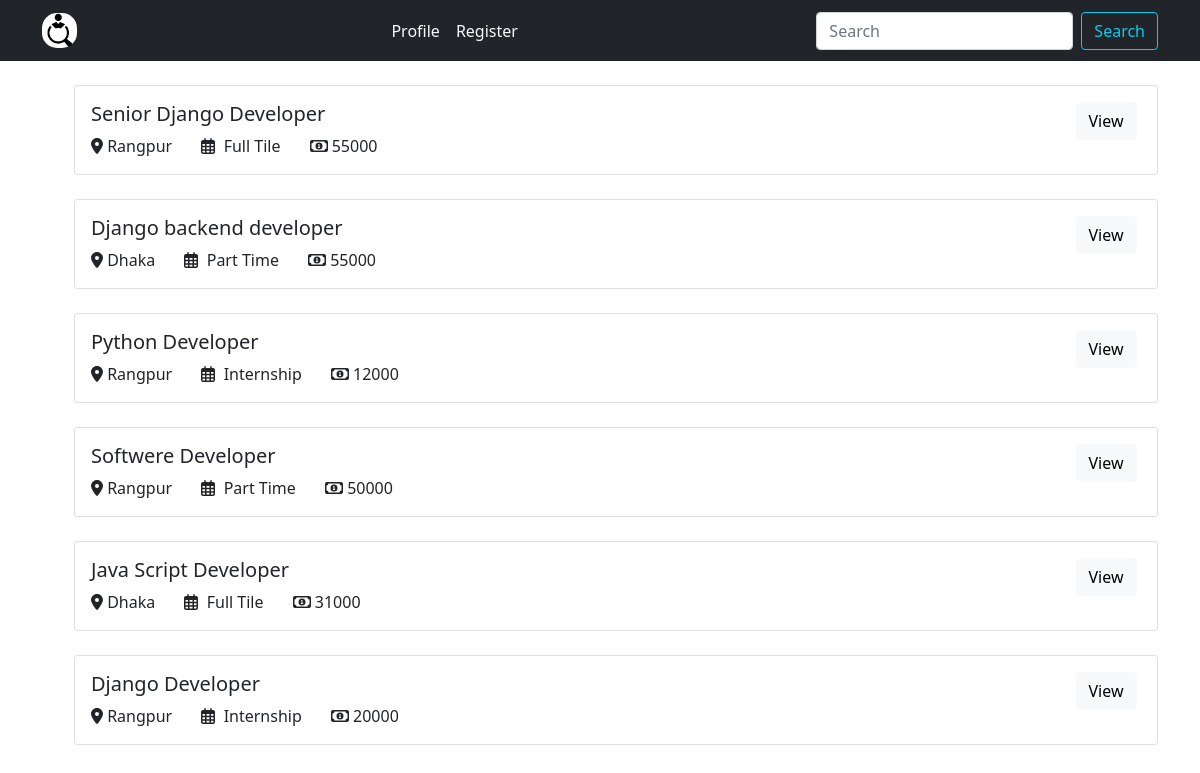
The page / on the database its author committed.
### App/models.py (models this page shows, shortened)
class Job(models.Model):
    title = models.CharField(max_length=100)
    descriptions = models.TextField(null=True)
    expiry = models.DateField(null=True)
    date = models.DateTimeField(auto_now_add=True)
    salary = models.IntegerField()
    location = models.ForeignKey(Location, on_delete=models.CASCADE, null= True)
    author = models.ForeignKey(Author, on_delete=models.CASCADE, null= True)
    skills = models.ManyToManyField(Skills)
    option = models.CharField(max_length=12, choices=NEWSLETTER_OPTION, default="Full Time")
    class Meta:
        ordering = ['-id']

class Location(models.Model):
    permanentAddress = models.CharField(max_length=100)
    city = models.CharField(max_length=20)
    country = models.CharField(max_length=25)
    zip = models.CharField(max_length=9)

### App/views.py (the view)
# urls.py: path('', views.home, name='home'),
def home(request):
    jobs = Job.objects.all()
    context = {
        "jobs": jobs,
    }
    return render(request, "Home/index.html", context)

### Template/Home/index.html (shortened to what this page needs)
{% extends 'base.html' %}
{% block content %}
    <ul>
        {% for job in jobs %}
            <div class="card mt-4">
                <div class="card-body">
                    <div class="row">
                        <div class="col-11">
                            <h5 class="card-title">{{ job.title }}</h5>
                            <p class="card-text"> <i class='fas fa-map-marker-alt'></i>&nbsp;{{job.location.city}} &nbsp; &nbsp; &nbsp; <i class='far fa-calendar-alt'></i>&nbsp;
                                {{ job.option }} &nbsp; &nbsp; &nbsp;  <i class='far fa-money-bill-alt'></i>&nbsp;{{job.salary}}</p>
                        </div>
                        <div class="col-1">
                            <a href="{% url 'details' job.id %}" class="btn btn-light">View</a>
                        </div>
                    </div>
                </div>
            </div>
        {% endfor %}
    </ul>
{% endblock %}

### Template/base.html (shortened to what this page needs)
<!doctype html>
{% load static %}
{% load widget_tweaks %}
<html lang="en">
    <head>
        <link href="{% static 'style/bootstrap.min.css' %}" rel="stylesheet">
        <link href="{% static 'fontawesomefree/css/all.min.css' %}" rel="stylesheet" type="text/css">
    </head>
    <body>
        {% include "Home/navbar.html" %}
        <div class="container">
            {% block content %}
            {% endblock %}
        </div>
    </body>
</html>

### Template/Home/navbar.html (shortened to what this page needs)
{% load static %}
<nav class="navbar navbar-expand-lg bg-dark">
    <div class="container">
        <a class="navbar-brand" href="{% url 'home' %}"><img  style="width: 35px; border-radius: 15px" src="{% static 'img/index.png' %}" alt=""></a>
        <div class="collapse navbar-collapse" id="navbarSupportedContent">
            <ul class="navbar-nav m-auto mb-2 mb-lg-0 ">
                <li class="nav-item">
                    <a class="nav-link text-light" aria-current="page" href="{% url 'imgUpload' %}">Profile</a>
                </li>
                <li class="nav-item">
                    <a class="nav-link text-light" href="{% url 'register' %}">Register</a>
                </li>
            </ul>
            <form class="d-flex" role="search" method="POST" action="{% url 'search' %}">
                <input class="form-control me-2" type="search" placeholder="Search" aria-label="Search Info." name="query">
                <button class="btn btn-outline-info" type="submit">Search</button>
            </form>
        </div>
    </div>
</nav>

### rows shown on the page
Job: title "Senior Django Developer", location.city "Rangpur", option "Full Tile", salary "55000"
Job: title "Django backend developer", location.city "Dhaka", option "Part Time", salary "55000"
Job: title "Python Developer", location.city "Rangpur", option "Internship", salary "12000"
Job: title "Softwere Developer", location.city "Rangpur", option "Part Time", salary "50000"
Job: title "Java Script Developer", location.city "Dhaka", option "Full Tile", salary "31000"
Job: title "Django Developer", location.city "Rangpur", option "Internship", salary "20000"
